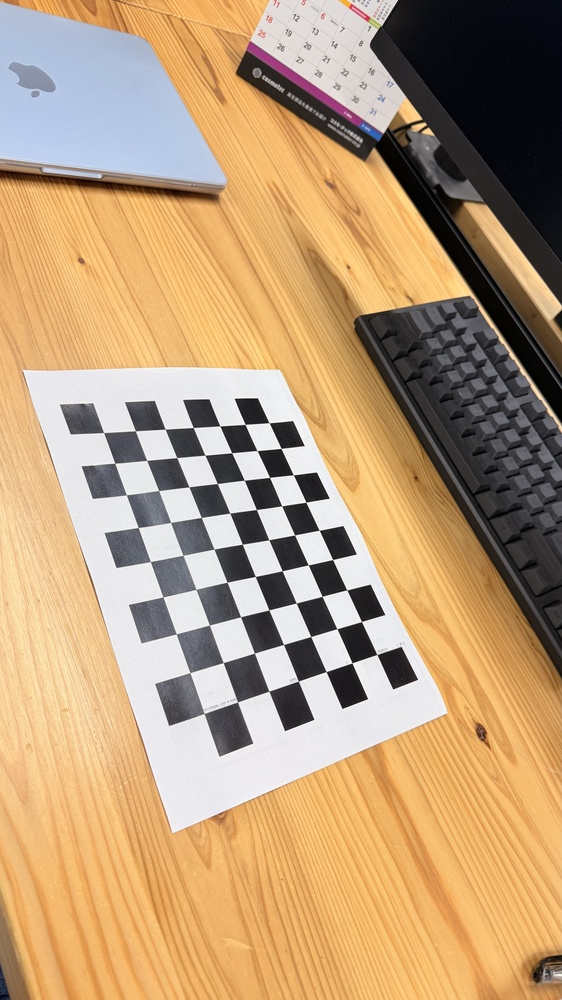
#> input picture CameraModel/images/src/1.jpg, 562 x 1000 px, shrunk from 3213 x 5712 before the run; its folder holds only this picture in this run
$ python main.py
#> lines starting #> are read from the running program, lines starting #| are printed output that depends on the picture; after the words box and inside, x2 and y2 are one past the last pixel; in counts of white or black regions, pixels touching at a corner belong together; long printed decimals are rounded
import cv2
import numpy as np
import glob
import tqdm
import os

def collect_calibration_points(image_path, pattern_size, square_size):
    objp = np.zeros((pattern_size[0] * pattern_size[1], 3), np.float32)
    objp[:, :2] = np.mgrid[0:pattern_size[0], 0:pattern_size[1]].T.reshape(-1, 2) * square_size

    img = cv2.imread(image_path)
    gray = cv2.cvtColor(img, cv2.COLOR_BGR2GRAY)
    ret, corners = cv2.findChessboardCorners(gray, pattern_size, None)
    if ret:
        corners2 = cv2.cornerSubPix(
            gray, corners, (11, 11), (-1, -1),
            criteria=(cv2.TERM_CRITERIA_EPS + cv2.TERM_CRITERIA_MAX_ITER, 30, 0.001)
        )
        return True, objp, corners2, gray.shape[::-1]
    return False, None, None, None

def calibrate_camera(objpoints, imgpoints, img_size):
    ret, K, dist, rvecs, tvecs = cv2.calibrateCamera(objpoints, imgpoints, img_size, None, None)
    return K, dist, rvecs, tvecs

def draw_cube_on_image(image_path, K, dist, rvec, tvec, pattern_size, square_size):
    axis = np.float32([
        [0,0,0], [1,0,0], [1,1,0], [0,1,0],
        [0,0,-1], [1,0,-1], [1,1,-1], [0,1,-1]
    ]) * square_size

    img = cv2.imread(image_path)
    gray = cv2.cvtColor(img, cv2.COLOR_BGR2GRAY)
    ret, corners = cv2.findChessboardCorners(gray, pattern_size, None)
    if ret:
        corners2 = cv2.cornerSubPix(
            gray, corners, (11, 11), (-1, -1),
            criteria=(cv2.TERM_CRITERIA_EPS + cv2.TERM_CRITERIA_MAX_ITER, 30, 0.001)
        )
        imgpts, _ = cv2.projectPoints(axis, rvec, tvec, K, dist)
        imgpts = np.int32(imgpts).reshape(-1, 2)
        img = cv2.drawContours(img, [imgpts[:4]], -1, (0,255,0), 5)  # 線を太く: 2→5
        for i in range(4):
            img = cv2.line(img, tuple(imgpts[i]), tuple(imgpts[i+4]), (255,0,0), 5)  # 線を太く: 2→5
        img = cv2.drawContours(img, [imgpts[4:]], -1, (0,0,255), 5)  # 線を太く: 2→5

        # Create output directory if it doesn't exist
        output_dir = os.path.join(os.path.dirname(image_path), "..", "processed")
        os.makedirs(output_dir, exist_ok=True)

        # Generate output path
        filename = os.path.basename(image_path)
        output_path = os.path.join(output_dir, filename)
        cv2.imwrite(output_path, img)
        print(f"Saved processed image to: {output_path}")

def main():
    image_path_list = glob.glob("CameraModel/images/src/*.jpg")
    pattern_size = (9, 7)
    square_size = 1.0
    objpoints, imgpoints = [], []
    img_size = None

    for image_path in tqdm.tqdm(image_path_list, desc="Collecting calibration points"):
        ret, objp, corners2, shape = collect_calibration_points(image_path, pattern_size, square_size)
#> in collect_calibration_points, img is the input picture: shape (1000, 562, 3); mean B, G, R 120.5, 156.3, 186.7
#> in collect_calibration_points, `gray = cv2.cvtColor(img, cv2.COLOR_BGR2GRAY)`:
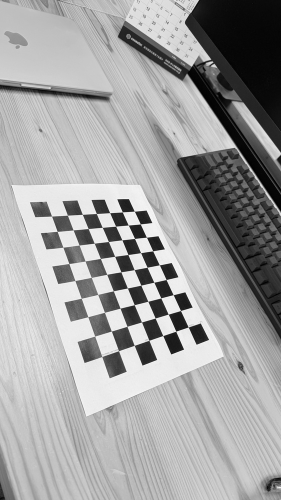
#> gray: shape (1000, 562) (shown at 1/2 size); min 0, max 255, mean 161.3
#> in collect_calibration_points, `ret, corners = cv2.findChessboardCorners(gray, pattern_size, None)`: ret = True; corners = 63 rows, first 8: [269.2, 422.7], [281, 448.4], [293.4, 474.8], [305.9, 502.3], [319.2, 530.3], [332.6, 559.5], [346.8, 589.9], [361.5, 621.5]
#> in collect_calibration_points, `corners2 = cv2.cornerSubPix( gray, corners, (11, 11), (-1, -1), criter..`: corners2 = 63 rows, first 8: [269.1, 422.7], [281.1, 448.4], [293.4, 474.8], [306, 502.2], [319.2, 530.3], [332.6, 559.6], [346.7, 589.9], [361.5, 621.5]
#> ret = True; objp = 63 rows, first 8: [0, 0, 0], [1, 0, 0], [2, 0, 0], [3, 0, 0], [4, 0, 0], [5, 0, 0], [6, 0, 0], [7, 0, 0]; shape = (562, 1000)
        if ret:
            objpoints.append(objp)
            imgpoints.append(corners2)
            if img_size is None:
                img_size = shape
#> img_size = (562, 1000)

    K, dist, rvecs, tvecs = calibrate_camera(objpoints, imgpoints, img_size)
#> in calibrate_camera, `ret, K, dist, rvecs, tvecs = cv2.calibrateCamera(objpoints, imgpoints,..`: ret = 0.271; K = [[779.3, 0, 337.7], [0, 921.2, 484.3], [0, 0, 1]]; dist = [[-0.137, 6.99, 0.00403, 0.00172, -44.4]]; rvecs = ([-0.937, -0.019, 1.15],); tvecs = ([-2.42, -1.84, 27.39],)
#> K = [[779.3, 0, 337.7], [0, 921.2, 484.3], [0, 0, 1]]; dist = [[-0.137, 6.99, 0.00403, 0.00172, -44.4]]; rvecs = ([-0.937, -0.019, 1.15],); tvecs = ([-2.42, -1.84, 27.39],)
    print("Intrinsic Matrix (K):\n", K)
#| Intrinsic Matrix (K):
#|  [[779.273   0.         337.718]
#|  [  0.         921.246 484.317 ]
#|  [  0.           0.           1.        ]]
    print("Distortion Coefficients:\n", dist)
#| Distortion Coefficients:
#|  [[-1.37349764e-01  6.99391803e+00  4.03400283e-03  1.72439033e-03
#|   -4.43979226e+01]]
    for i, (rvec, tvec) in enumerate(zip(rvecs, tvecs)):
        R, _ = cv2.Rodrigues(rvec)
        print(f"\nImage {i+1} Extrinsic Parameters:")
        # Create a 3x4 extrinsic matrix [R|t]
        extrinsic_matrix = np.hstack((R, tvec.reshape(3, 1)))
        print("Extrinsic Matrix [R|t]:\n", np.array2string(extrinsic_matrix, precision=8, suppress_small=True))
#> this loop made 1 pass
#> (rvec, tvec) on pass 1: ([-0.937, -0.019, 1.15], [-2.42, -1.84, 27.39])
#> (printed output is left out)

    # Fix the IndexError by ensuring we only process images that have valid calibration data
    successful_images = []
    for i, image_path in enumerate(image_path_list):
        ret, _, _, _ = collect_calibration_points(image_path, pattern_size, square_size)
#> in collect_calibration_points (call 2), `objp = np.zeros((pattern_size[0] * pattern_size[1], 3), np.float32)`: objp = 63 rows, first 8: [0, 0, 0], [0, 0, 0], [0, 0, 0], [0, 0, 0], [0, 0, 0], [0, 0, 0], [0, 0, 0], [0, 0, 0]
        if ret:
            successful_images.append((i, image_path))

    for idx, (i, image_path) in enumerate(tqdm.tqdm(successful_images, desc="Drawing cubes")):
        if idx < len(rvecs) and idx < len(tvecs):
            draw_cube_on_image(image_path, K, dist, rvecs[idx], tvecs[idx], pattern_size, square_size)
#> in draw_cube_on_image, `axis = np.float32([ [0,0,0], [1,0,0], [1,1,0], [0,1,0], [0,0,-1], [1,0..`: axis = [[0, 0, 0], [1, 0, 0], [1, 1, 0], [0, 1, 0], [0, 0, -1], [1, 0, -1], [1, 1, -1], [0, 1, -1]]
#> in draw_cube_on_image, `ret, corners = cv2.findChessboardCorners(gray, pattern_size, None)`: ret = True
#> in draw_cube_on_image, `imgpts, _ = cv2.projectPoints(axis, rvec, tvec, K, dist)`: imgpts = [[269.1, 422.7], [281, 448.3], [257, 450.5], [245.2, 424.2], [280.9, 399.9], [293.2, 425.8], [269, 427.4], [256.7, 400.9]]
#> in draw_cube_on_image, `imgpts = np.int32(imgpts).reshape(-1, 2)`: imgpts = [[269, 422], [280, 448], [257, 450], [245, 424], [280, 399], [293, 425], [268, 427], [256, 400]]
#> in draw_cube_on_image, `img = cv2.drawContours(img, [imgpts[:4]], -1, (0,255,0), 5)`:
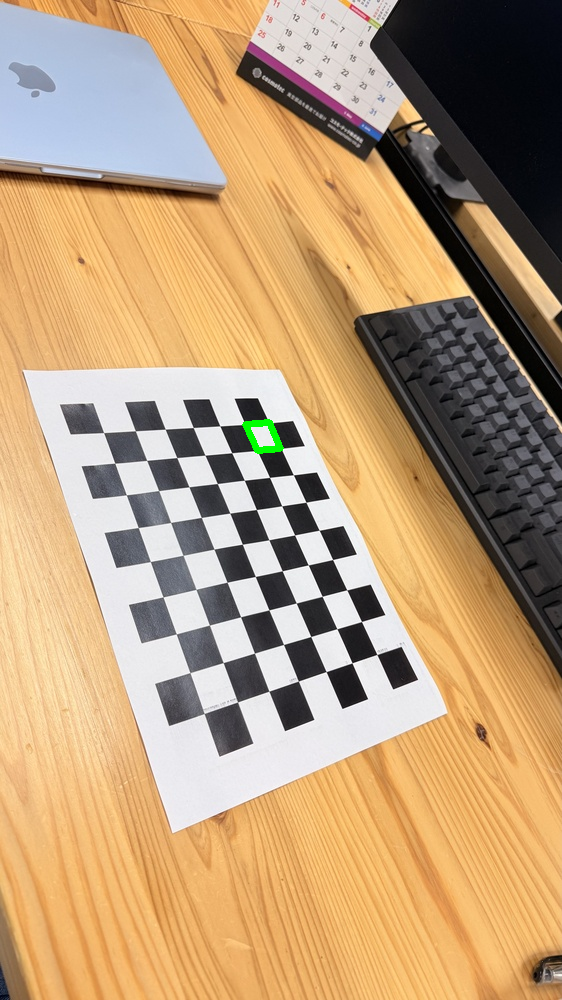
#> img: shape (1000, 562, 3); 0.12% of pixels changed, all inside (x1, y1, x2, y2) = (242, 419, 284, 454)
#> after the loop in draw_cube_on_image, `for i in range(4):`:
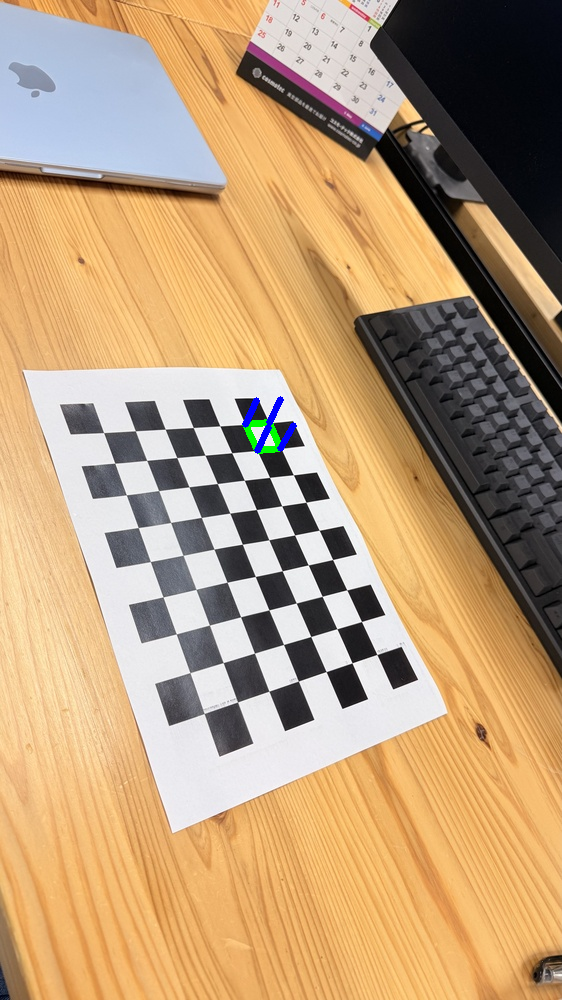
#> img: shape (1000, 562, 3); mean B, G, R 120.6, 156.2, 186.3
#> in draw_cube_on_image, `img = cv2.drawContours(img, [imgpts[4:]], -1, (0,0,255), 5)`:
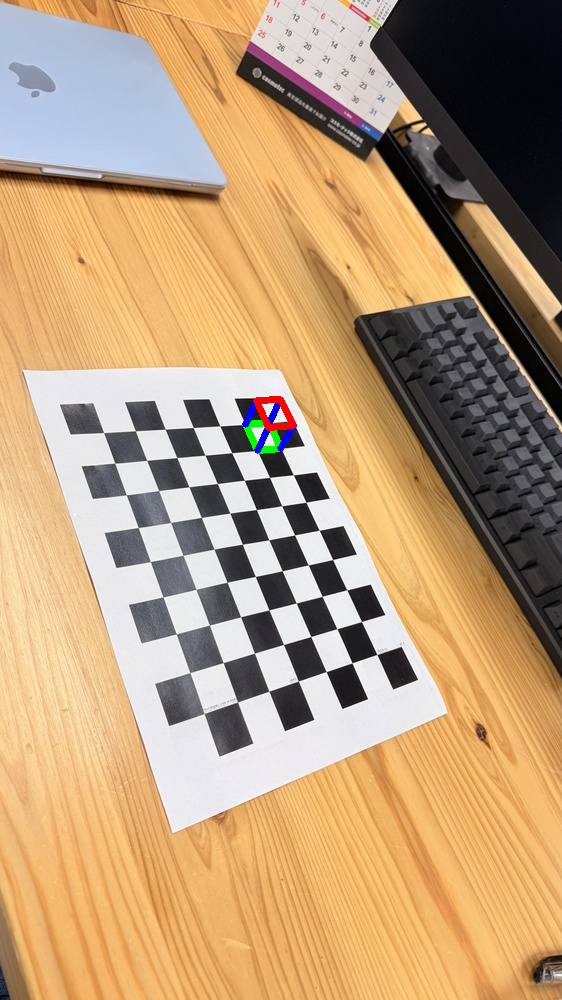
#> img: shape (1000, 562, 3); 0.13% of pixels changed, all inside (x1, y1, x2, y2) = (253, 396, 297, 431)

if __name__ == "__main__":
    main()

$ run again, on CameraModel/images/src/4.jpg
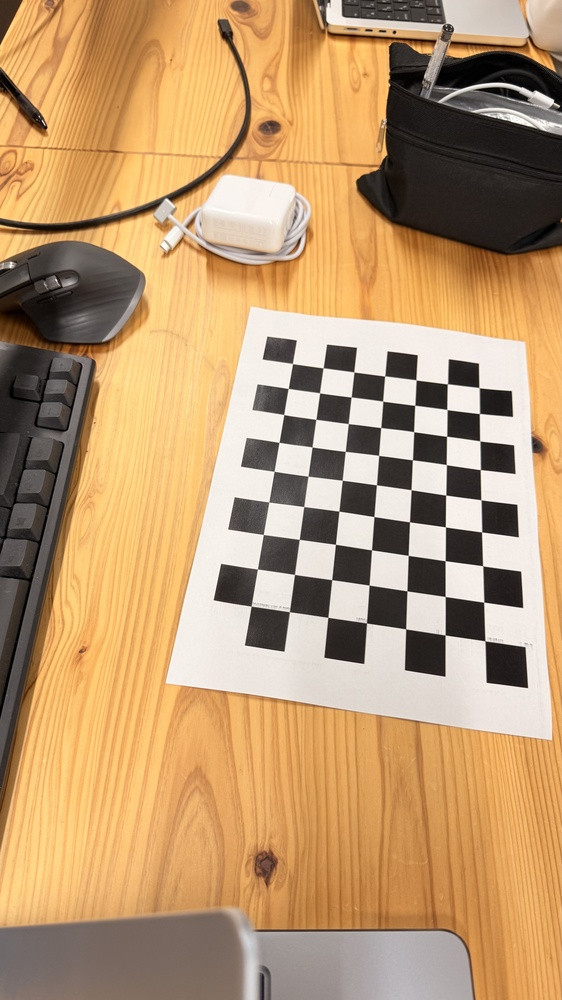
#> input picture CameraModel/images/src/4.jpg, 562 x 1000 px, shrunk from 3213 x 5712 before the run
#> in collect_calibration_points, img is the input picture: shape (1000, 562, 3); mean B, G, R 111.4, 152.3, 187.6
#> in collect_calibration_points, `gray = cv2.cvtColor(img, cv2.COLOR_BGR2GRAY)`:
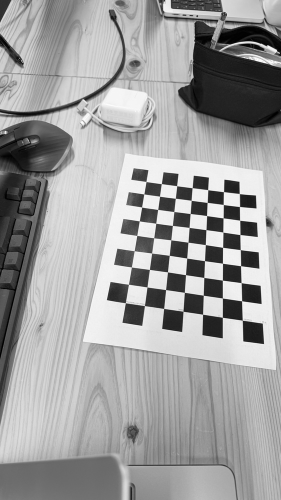
#> gray: shape (1000, 562) (shown at 1/2 size); min 0, max 255, mean 158.2
#> in collect_calibration_points, `ret, corners = cv2.findChessboardCorners(gray, pattern_size, None)`: ret = True; corners = 63 rows, first 8: [479, 387.6], [479.4, 413.5], [479.7, 440.8], [480.3, 469.6], [480.9, 499.7], [481.6, 532], [482.6, 565.7], [483.7, 602.2]
#> in collect_calibration_points, `corners2 = cv2.cornerSubPix( gray, corners, (11, 11), (-1, -1), criter..`: corners2 = 63 rows, first 8: [479.1, 387.6], [479.4, 413.5], [479.8, 440.9], [480.3, 469.6], [480.9, 499.8], [481.6, 531.9], [482.7, 565.8], [483.7, 602.1]
#> in main, `ret, objp, corners2, shape = collect_calibration_points(image_path, pa..`: ret = True; objp = 63 rows, first 8: [0, 0, 0], [1, 0, 0], [2, 0, 0], [3, 0, 0], [4, 0, 0], [5, 0, 0], [6, 0, 0], [7, 0, 0]; shape = (562, 1000)
#> in calibrate_camera, `ret, K, dist, rvecs, tvecs = cv2.calibrateCamera(objpoints, imgpoints,..`: ret = 0.216; K = [[702.9, 0, 313.8], [0, 748.3, 471.7], [0, 0, 1]]; dist = [[0.198, -1.62, 0.00635, 0.00933, 7.2]]; rvecs = ([-0.492, 0.463, 1.65],); tvecs = ([5.26, -2.52, 22.67],)
#> in main, `K, dist, rvecs, tvecs = calibrate_camera(objpoints, imgpoints, img_size)`: K = [[702.9, 0, 313.8], [0, 748.3, 471.7], [0, 0, 1]]; dist = [[0.198, -1.62, 0.00635, 0.00933, 7.2]]; rvecs = ([-0.492, 0.463, 1.65],); tvecs = ([5.26, -2.52, 22.67],)
#| Intrinsic Matrix (K):
#|  [[702.904   0.         313.824]
#|  [  0.         748.293 471.667]
#|  [  0.           0.           1.        ]]
#| Distortion Coefficients:
#|  [[ 1.97966407e-01 -1.62335667e+00  6.34536816e-03  9.33122334e-03
#|    7.19780630e+00]]
#> the loop in main, `for i, (rvec, tvec) in enumerate(zip(rvecs, tvecs)):` made 1 pass
#> (rvec, tvec) on pass 1: ([-0.492, 0.463, 1.65], [5.26, -2.52, 22.67])
#> (printed output is left out)
#> in collect_calibration_points (call 2), `objp = np.zeros((pattern_size[0] * pattern_size[1], 3), np.float32)`: objp = 63 rows, first 8: [0, 0, 0], [0, 0, 0], [0, 0, 0], [0, 0, 0], [0, 0, 0], [0, 0, 0], [0, 0, 0], [0, 0, 0]
#> axis = [[0, 0, 0], [1, 0, 0], [1, 1, 0], [0, 1, 0], [0, 0, -1], [1, 0, -1], [1, 1, -1], [0, 1, -1]]
#> in draw_cube_on_image, `ret, corners = cv2.findChessboardCorners(gray, pattern_size, None)`: ret = True
#> in draw_cube_on_image, `imgpts, _ = cv2.projectPoints(axis, rvec, tvec, K, dist)`: imgpts = [[479, 387.8], [479.4, 413.6], [446.9, 409.4], [447.4, 383.7], [487.2, 365.2], [487.8, 391.4], [454.1, 387.1], [454.4, 361]]
#> in draw_cube_on_image, `imgpts = np.int32(imgpts).reshape(-1, 2)`: imgpts = [[479, 387], [479, 413], [446, 409], [447, 383], [487, 365], [487, 391], [454, 387], [454, 361]]
#> in draw_cube_on_image, `img = cv2.drawContours(img, [imgpts[4:]], -1, (0,0,255), 5)`:
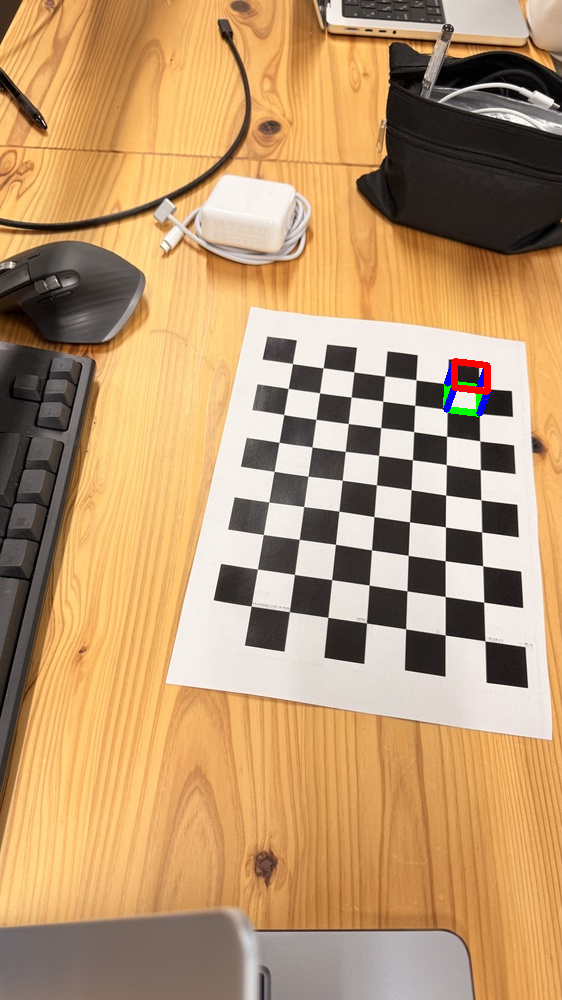
#> img: shape (1000, 562, 3); mean B, G, R 111.2, 152, 187.5

$ run again, on CameraModel/images/src/5.jpg
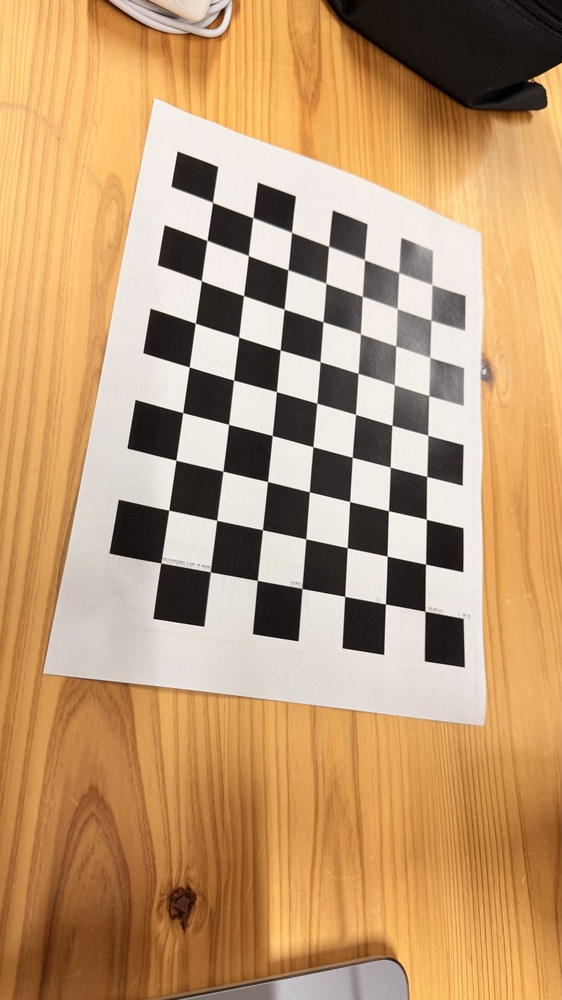
#> input picture CameraModel/images/src/5.jpg, 562 x 1000 px, shrunk from 3213 x 5712 before the run
#> in collect_calibration_points, img is the input picture: shape (1000, 562, 3); mean B, G, R 112.2, 152.4, 189.8
#> in collect_calibration_points, `gray = cv2.cvtColor(img, cv2.COLOR_BGR2GRAY)`:
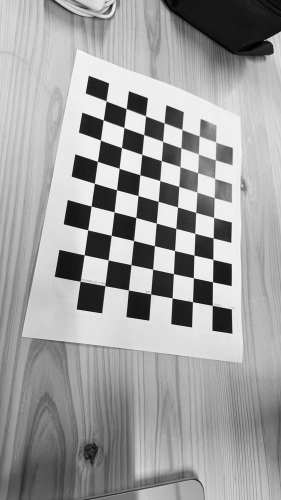
#> gray: shape (1000, 562) (shown at 1/2 size); min 0, max 254, mean 159
#> in collect_calibration_points, `ret, corners = cv2.findChessboardCorners(gray, pattern_size, None)`: ret = True; corners = 63 rows, first 8: [431.7, 284.8], [430.7, 320.4], [429.7, 357.4], [428.6, 395.8], [427.7, 435.2], [426.6, 476.4], [426.3, 519.3], [425.5, 564.1]
#> in collect_calibration_points, `corners2 = cv2.cornerSubPix( gray, corners, (11, 11), (-1, -1), criter..`: corners2 = 63 rows, first 8: [431.9, 284.6], [430.9, 320.2], [429.8, 357.4], [428.6, 395.7], [427.8, 435.2], [426.7, 476.5], [426.3, 519.3], [425.5, 564.1]
#> in main, `ret, objp, corners2, shape = collect_calibration_points(image_path, pa..`: ret = True; objp = 63 rows, first 8: [0, 0, 0], [1, 0, 0], [2, 0, 0], [3, 0, 0], [4, 0, 0], [5, 0, 0], [6, 0, 0], [7, 0, 0]; shape = (562, 1000)
#> in calibrate_camera, `ret, K, dist, rvecs, tvecs = cv2.calibrateCamera(objpoints, imgpoints,..`: ret = 0.295; K = [[578.5, 0, 273.4], [0, 631.8, 521.1], [0, 0, 1]]; dist = [[0.086, 0.021, 0.00535, -0.00437, -0.469]]; rvecs = ([-0.477, -0.0375, 1.69],); tvecs = ([4.21, -5.76, 15.47],)
#> in main, `K, dist, rvecs, tvecs = calibrate_camera(objpoints, imgpoints, img_size)`: K = [[578.5, 0, 273.4], [0, 631.8, 521.1], [0, 0, 1]]; dist = [[0.086, 0.021, 0.00535, -0.00437, -0.469]]; rvecs = ([-0.477, -0.0375, 1.69],); tvecs = ([4.21, -5.76, 15.47],)
#| Intrinsic Matrix (K):
#|  [[578.462   0.         273.439]
#|  [  0.         631.771 521.073]
#|  [  0.           0.           1.        ]]
#| Distortion Coefficients:
#|  [[ 0.08605  0.021  0.005349 -0.00437 -0.4688]]
#> the loop in main, `for i, (rvec, tvec) in enumerate(zip(rvecs, tvecs)):` made 1 pass
#> (rvec, tvec) on pass 1: ([-0.477, -0.0375, 1.69], [4.21, -5.76, 15.47])
#> (printed output is left out)
#> in collect_calibration_points (call 2), `objp = np.zeros((pattern_size[0] * pattern_size[1], 3), np.float32)`: objp = 63 rows, first 8: [0, 0, 0], [0, 0, 0], [0, 0, 0], [0, 0, 0], [0, 0, 0], [0, 0, 0], [0, 0, 0], [0, 0, 0]
#> axis = [[0, 0, 0], [1, 0, 0], [1, 1, 0], [0, 1, 0], [0, 0, -1], [1, 0, -1], [1, 1, -1], [0, 1, -1]]
#> in draw_cube_on_image, `ret, corners = cv2.findChessboardCorners(gray, pattern_size, None)`: ret = True
#> in draw_cube_on_image, `imgpts, _ = cv2.projectPoints(axis, rvec, tvec, K, dist)`: imgpts = [[431.7, 284.8], [430.9, 320.3], [397.2, 308.5], [398.7, 272.5], [454.8, 259.5], [454.5, 296.6], [419.2, 283.4], [420.2, 245.8]]
#> in draw_cube_on_image, `imgpts = np.int32(imgpts).reshape(-1, 2)`: imgpts = [[431, 284], [430, 320], [397, 308], [398, 272], [454, 259], [454, 296], [419, 283], [420, 245]]
#> in draw_cube_on_image, `img = cv2.drawContours(img, [imgpts[4:]], -1, (0,0,255), 5)`:
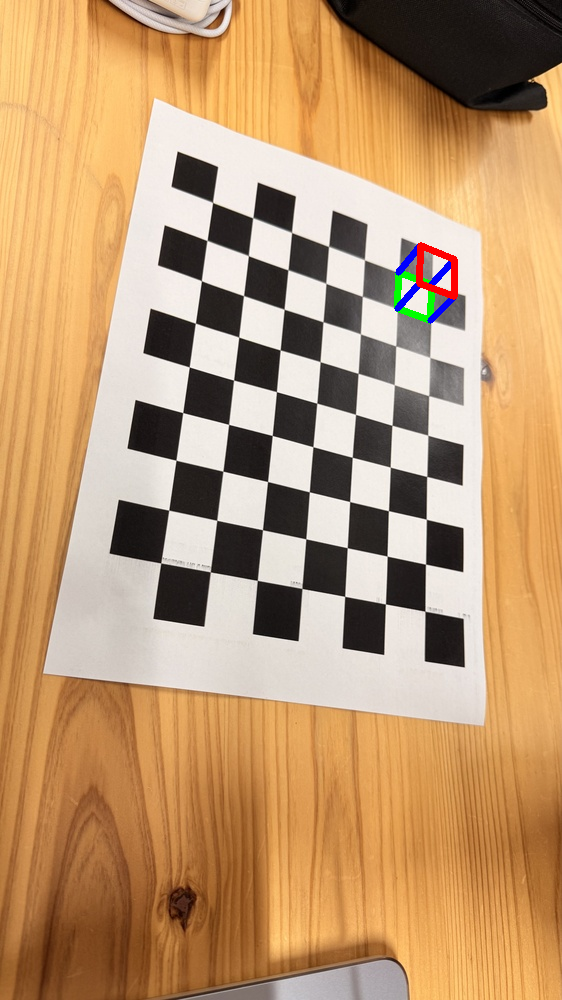
#> img: shape (1000, 562, 3); mean B, G, R 111.8, 151.9, 189.4
